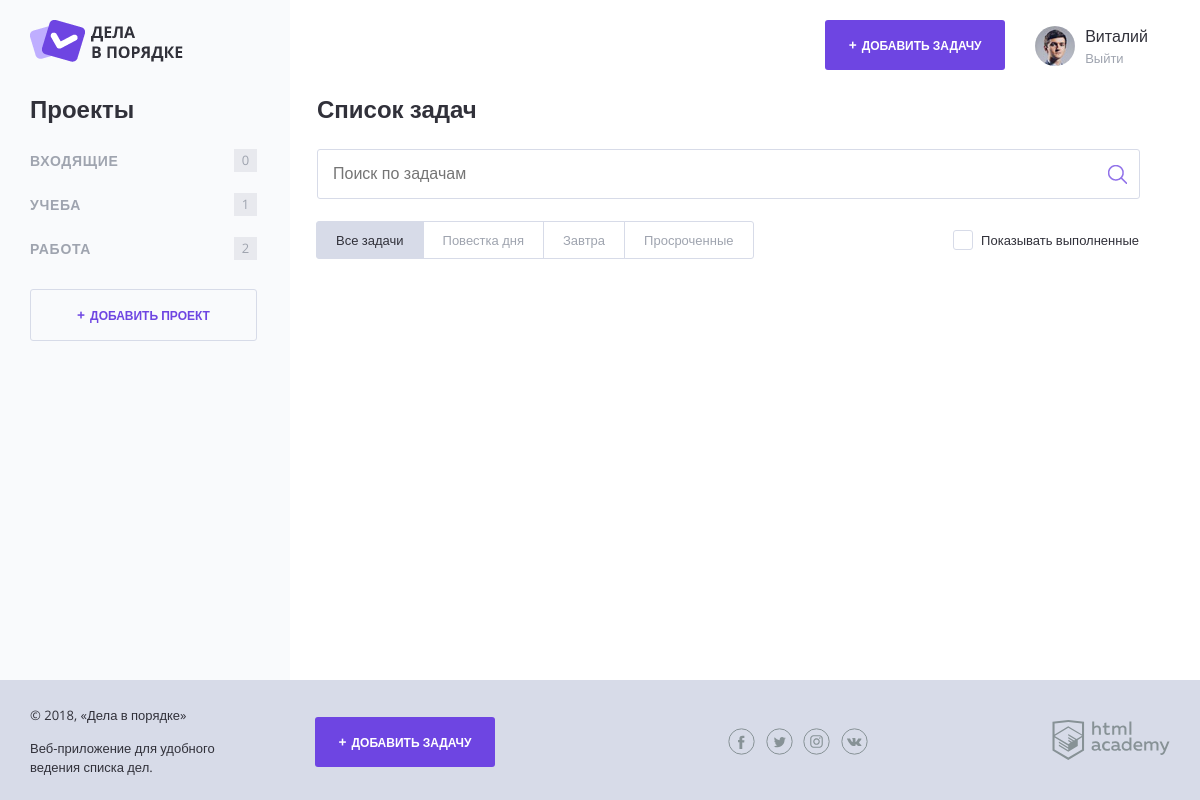
The app's page /index.php?id=2 (signed in) with its own data.
### tables this page shows
CREATE TABLE IF NOT EXISTS `projects` (
  `id` INT AUTO_INCREMENT PRIMARY KEY NOT NULL,
  `title` CHAR(64) NOT NULL,
  `user_id` INT NOT NULL
);

### src/functions.php (called while the page is built, shortened)
<?php
function include_template($name, $data) {
    $name = TEMPLATE_PATH . $name . TEMPLATE_EXTENSION;
    extract($data, EXTR_PREFIX_INVALID, 'prefix');
    require_once $name;
    $result = ob_get_clean();
    return $result;
}
function get_count_tasks($array_tasks, $project) {
    $task_count = 0;
    foreach ($array_tasks as $task) {
        ($task['project_id'] === $project) ? $task_count++ : $task_count ;
    }
    return $task_count;
}

### src/db_connect.php (called while the page is built, shortened)
<?php
if (isset($_SESSION['user'])) {
    $user_id = $_SESSION['user']['id'];
}

### src/db_queries.php (called while the page is built, shortened)
<?php
function get_user_project_query($user_id) {
    $sql_projects = "SELECT `id`, `title` FROM projects WHERE `user_id` = $user_id";
    return $sql_projects;
}
function get_user_tasks_query($user_id) {
    $sql_tasks = "SELECT `id`, `title`, `created`, `status`, `file`, `deadline`, `user_id`, `project_id` FROM tasks WHERE `user_id` = $user_id";
    return  $sql_tasks;
}

### src/db_data.php (called while the page is built, shortened)
<?php
require_once ('./src/db_utils.php');
$sql_projects = get_user_project_query($user_id);
$projects = db_select($connect, $sql_projects);
$sql_tasks = get_user_tasks_query($user_id);
$tasks = db_select($connect, $sql_tasks);
$active_tasks = $tasks;

### src/db_utils.php (called while the page is built, shortened)
<?php
 function db_select($connect, $query) {
    $result = null;
    if ($connect === false) {
        print('Ошибка подключения к базе данных: ' . mysqli_connect_error());
    }
    else {
        $mysqli = mysqli_query($connect, $query);
        if ($mysqli) {
            $result = mysqli_fetch_all($mysqli, MYSQLI_ASSOC);
        }
        else {
            show_mysql_error($connect);
        }
    }
    return $result;
};

### templates/content-side.php (the view)
<section class="content__side">
    <?php if (isset($_SESSION['user'])): ?>
    <h2 class="content__side-heading">Проекты</h2>
    <nav class="main-navigation">
        <ul class="main-navigation__list">
            <?php foreach ($projects as $item): ?>
            <li class="main-navigation__list-item">
                <a class="main-navigation__list-item-link" href="/index.php?id=<?=$item['id'];?>"><?=strip_tags($item['title']);?></a>
                <span class="main-navigation__list-item-count"><?= get_count_tasks($active_tasks, $item['id']) ?></span>
            </li>
            <?php endforeach; ?>
        </ul>
    </nav>
    <a class="button button--transparent button--plus content__side-button"
        href="../add-project.php" target="project_add">Добавить проект</a>
    <?php else: ?>
    <p class="content__side-info">Если у вас уже есть аккаунт, авторизуйтесь на сайте</p>
    <a class="button button--transparent content__side-button" href="../auth.php">Войти</a>
    <?php endif; ?>
</section>

### css/style.css (style rules this page uses)
html, body { height: 100%; }
body { position: relative; min-width: 1180px; font-size: 16px; font-family: "OpenSans", sans-serif; color: #31313a; }
a { text-decoration: none; }
.button { display: inline-block; width: 180px; padding: 17px 0; font-weight: 700; font-size: 12px; text-align: center; color: #ffffff; text-transform: uppercase; text-decoration: none; background-color: #6e45e2; border: 0; border-radius: 3px; }
.button--plus::before { content: "+"; margin-right: 5px; font-size: 14px; }
.button--transparent { color: #6e45e2; border: 1px solid #d7dbe8; }
.button--transparent, .button--transparent:hover, .button--transparent:focus, .button--transparent:active { background-color: transparent; }
.content__side { width: 260px; }
.content__side-heading { margin: 0; margin-bottom: 15px; }
.content__side-button { width: 225px; }
.main-navigation { margin-bottom: 18px; }
.main-navigation__list { margin: 0 0 0 -8px; padding: 0; list-style: none; }
.main-navigation__list-item { display: flex; align-items: center; font-size: 14px; color: #9fa4af; text-transform: uppercase; }
.main-navigation__list-item-link { flex-grow: 1; padding: 14px 8px; font-weight: bold; color: inherit; text-decoration: none; letter-spacing: 0.05em; }
.main-navigation__list-item-count { display: inline-block; min-width: 19px; min-height: 19px; margin-right: 33px; padding: 2px; font-size: 13px; line-height: 18px; text-align: center; background-color: #e8e9ee; }

### records on screen
projects: title "ВХОДЯЩИЕ", id "0"
projects: title "УЧЕБА", id "1"
projects: title "РАБОТА", id "2"

### other values on screen
strip_tags($_SESSION["user"]["name"]) "Виталий"
